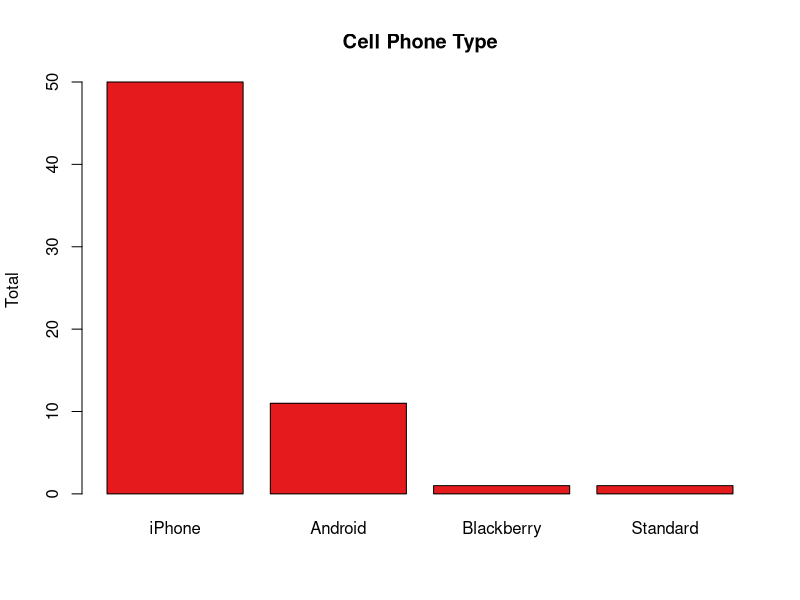

This chart was generated by the following R code:
require("RColorBrewer")
palette(brewer.pal(8, "Set1"))

pdf("cell-barplot.pdf", width=5, height=5)

data <- read.csv("class-survey.csv")

tc <- table(data$Cell)
tc <- tc[order(tc, decreasing=TRUE)]

barplot(tc, col=1, main="Cell Phone Type", ylab="Total")

# ax <- axTicks(2)
# axis(4, at = ax, labels = round(100 * ax / sum(tc)))

dev.off()

